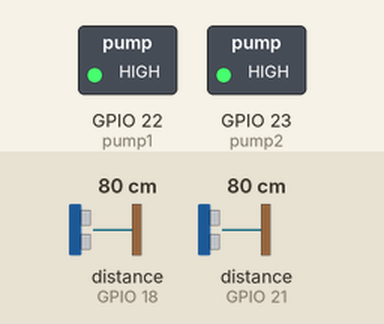
Simulated run of this program. Board: ESP32. On the bench: switched loads named in the program (green lamp = pin HIGH). Wiring (inferred from the names in the program): 2 × ultrasonic range finder: trigger GPIO 5, echo GPIO 18 / trigger GPIO 19, echo GPIO 21. Inputs (shaded band) come from the test bench; at power-on: distance to the obstacle (sensors on GPIO 18, GPIO 21) 80 cm. The echo pulse lasts 58.3 µs per cm; WiFi joins after 1.5 s; servers stay silent unless stated; no MQTT or app messages arrive unless stated; pins used as bus, display or sensor lines are not drawn; what the program prints to the serial monitor is not drawn.

Above: at 2.7 s.
2.8 s: distance to the obstacle (sensor on GPIO 18) set to 122 cm
8.1 s: distance to the obstacle (sensor on GPIO 18) set to 128 cm
18.1 s: distance to the obstacle (sensor on GPIO 21) set to 84 cm
19.6 s: distance to the obstacle (sensor on GPIO 21) set to 2 cm
At 22.2 s:
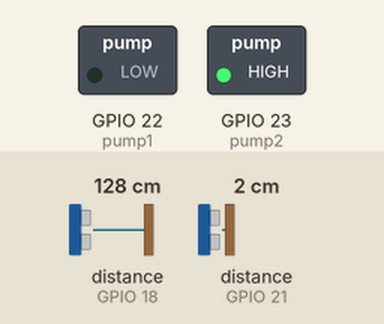
At 37.9 s:
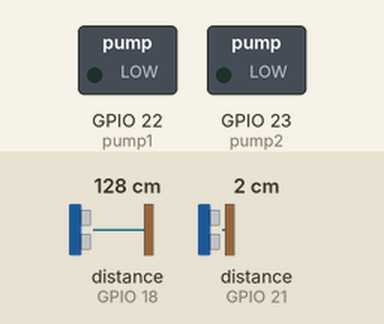
Timing chart, 0 to 38.2 s (numbered marks = the images above; inputs shaded):
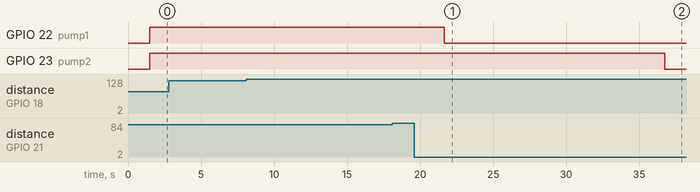

The program:

main.cpp
```cpp
#include <Arduino.h>
#include <WiFi.h>
#include <PubSubClient.h>
#include <ArduinoJson.h>

const char* ssid = "SAIL-IoT";
const char* password = "S1L1wan9i";
const char* mqtt_server = "192.168.0.211";
const char* mqtt_topic = "sensor/water_level";
const char* mqtt_topic_settings = "sensor/settings";

WiFiClient espClient;
PubSubClient client(espClient);

const int trig1 = 5;  const int echo1 = 18;
const int trig2 = 19; const int echo2 = 21;
const int pump1 = 22; const int pump2 = 23;

int JARAK_MIN = 30;
int JARAK_MAX = 200;

unsigned long waktuMulaiKondisiKhusus = 0;
bool sedangMenungguSatuMenit = false;

void callback(char* topic, byte* payload, unsigned int length) {
  Serial.print("Setting baru diterima!");

  StaticJsonDocument<200> doc;
  deserializeJson(doc, payload, length);

  if (doc.containsKey("min")) JARAK_MIN = doc["min"];
  if (doc.containsKey("max")) JARAK_MAX = doc["max"];

  Serial.print(" Min:"); Serial.print(JARAK_MIN);
  Serial.print(" Max:"); Serial.println(JARAK_MAX);
}

void setup_wifi() {
  Serial.print("\nConnecting to WiFi");
  WiFi.begin(ssid, password);
  while (WiFi.status() != WL_CONNECTED) { delay(500); Serial.print("."); }
  Serial.println("\nWiFi Connected");
}

void reconnect() {
  while (!client.connected()) {
    if (client.connect("ESP32_WaterLevel")) {
      Serial.println("MQTT Connected");
      client.subscribe(mqtt_topic_settings);
    } else {
      delay(5000);
    }
  }
}

float ambilJarak(int trig, int echo) {
  digitalWrite(trig, LOW); delayMicroseconds(2);
  digitalWrite(trig, HIGH); delayMicroseconds(10);
  digitalWrite(trig, LOW);
  long duration = pulseIn(echo, HIGH, 30000);
  if (duration <= 0) return -1;
  return (duration / 2.0) * 0.0343;
}

int hitungPersen(float jarak) {
  if (jarak <= 20) return 100;
  if (jarak >= JARAK_MAX) return 0;
  return (int)(((float)(JARAK_MAX - jarak) / (JARAK_MAX - JARAK_MIN)) * 100);
}

void kirimMQTT(int s1, int s2, int p1, int p2) {
  if (!client.connected()) reconnect();
  String payload = "{\"s1\":" + String(s1) + ",\"s2\":" + String(s2) + ",\"p1\":" + String(p1) + ",\"p2\":" + String(p2) + "}";
  client.publish(mqtt_topic, payload.c_str());
}

void setup() {
  Serial.begin(115200);
  setup_wifi();
  client.setServer(mqtt_server, 1883);
  client.setCallback(callback);

  pinMode(trig1, OUTPUT); pinMode(echo1, INPUT);
  pinMode(trig2, OUTPUT); pinMode(echo2, INPUT);
  pinMode(pump1, OUTPUT); pinMode(pump2, OUTPUT);

  digitalWrite(pump1, HIGH); digitalWrite(pump2, HIGH);
}

void loop() {
  if (!client.connected()) reconnect();
  client.loop();

  float totalS1 = 0, totalS2 = 0;
  int countS1 = 0, countS2 = 0;
  unsigned long samplingStart = millis();

  Serial.println("\n--- Memulai Sampling (5 Detik) ---");

  while (millis() - samplingStart < 5000) {
    float d1 = ambilJarak(trig1, echo1);
    if (d1 > 0) { totalS1 += d1; countS1++; }
    delay(40);
    float d2 = ambilJarak(trig2, echo2);
    if (d2 > 0) { totalS2 += d2; countS2++; }
    delay(40);
  }

  float rataJarak1 = (countS1 > 0) ? (totalS1 / countS1) : 0;
  float rataJarak2 = (countS2 > 0) ? (totalS2 / countS2) : 0;
  int persenS1 = hitungPersen(rataJarak1);
  int persenS2 = hitungPersen(rataJarak2);

  Serial.println("=========== DATA SENSOR ===========");
  Serial.print("Sensor 1: "); Serial.print(rataJarak1); Serial.print(" cm ("); Serial.print(persenS1); Serial.println("%)");
  Serial.print("Sensor 2: "); Serial.print(rataJarak2); Serial.print(" cm ("); Serial.print(persenS2); Serial.println("%)");

  if (persenS1 <= 50 && persenS2 >= 70) {
    digitalWrite(pump1, LOW); digitalWrite(pump2, HIGH);
    Serial.println("Status: KONDISI KHUSUS (Pompa 1 ON)");
    Serial.println("Mengisi hingga 80%...");

    if (!sedangMenungguSatuMenit) {
        waktuMulaiKondisiKhusus = millis();
        sedangMenungguSatuMenit = true;
    }

    long sisaWaktu = 10000 - (millis() - waktuMulaiKondisiKhusus);
    if (sisaWaktu > 0) {
        Serial.print("Menunggu Timer: "); Serial.print(sisaWaktu / 1000); Serial.println(" detik lagi...");
    }

    if (millis() - waktuMulaiKondisiKhusus >= 10000) {
      Serial.println("Timer Selesai! Masuk Loop Pengisian...");
      do {
        digitalWrite(pump1, LOW); digitalWrite(pump2, LOW);
        persenS1 = hitungPersen(ambilJarak(trig1, echo1));
        persenS2 = hitungPersen(ambilJarak(trig2, echo2));
        Serial.print(".");
      } while(persenS1 < 80 || persenS2 < 80);

      Serial.println("\nTarget 80% Tercapai.");
      sedangMenungguSatuMenit = false;
    }
  }
  else if(persenS1 < 50 && persenS2 < 50) {
    digitalWrite(pump1, LOW); digitalWrite(pump2, LOW);
    Serial.println("Status: LOW WATER (Semua Pompa ON)");
    sedangMenungguSatuMenit = false;
  }
  else {
    digitalWrite(pump1, HIGH); digitalWrite(pump2, HIGH);
    Serial.println("Status: NORMAL / AMAN (Semua Pompa OFF)");
    sedangMenungguSatuMenit = false;
  }

  Serial.print("Relay State -> P1: "); Serial.print(digitalRead(pump1) == LOW ? "ON" : "OFF");
  Serial.print(" | P2: "); Serial.println(digitalRead(pump2) == LOW ? "ON" : "OFF");
  Serial.println("================================================");

  delay(10000);

  kirimMQTT(persenS1, persenS2, digitalRead(pump1), digitalRead(pump2));
}
```

Measured:
- after the input at 2.8 s, every drawn part: stays the same
- after the input at 8.1 s, every drawn part: stays the same
- after the input at 18.1 s, every drawn part: stays the same
- after the input at 19.6 s, GPIO 22 (pump1): HIGH → LOW after 2.1 s; GPIO 23 (pump2): HIGH → LOW after 17.1 s
